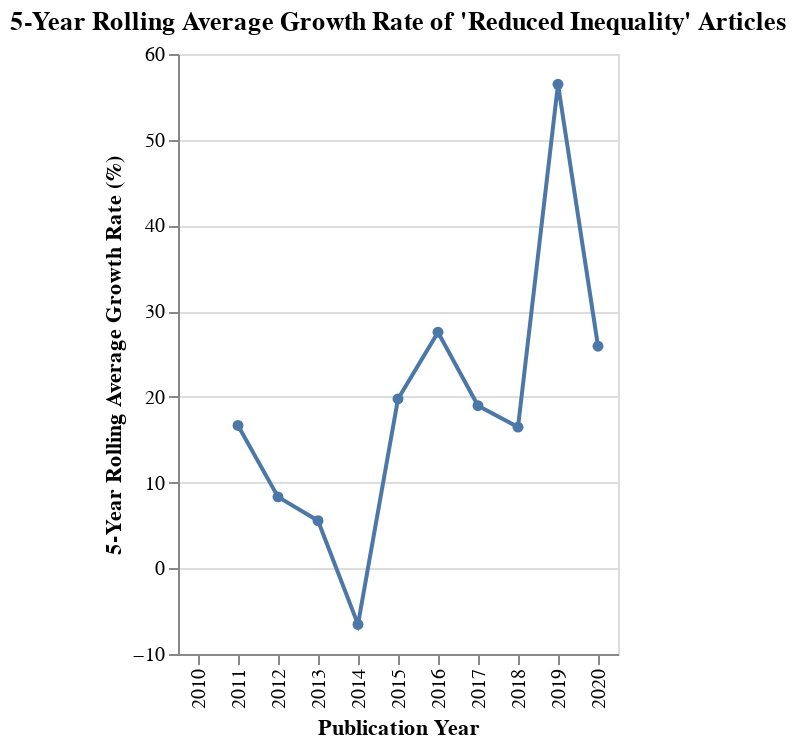

Notebook source saved alongside this figure:
### Markdown cell above
**Reasoning**:
To visualize the 5-year rolling average growth rate over time for 'Reduced Inequality' articles, I will create an interactive Altair line chart using the `reduced_inequality_articles_per_year` DataFrame, mapping `publication_year` to the x-axis and `rolling_avg_growth_rate` to the y-axis, and including tooltips for detailed information.

### Code cell
import altair as alt

chart_reduced_inequality_rolling_avg = alt.Chart(reduced_inequality_articles_per_year).mark_line(point=True).encode(
    x=alt.X('publication_year:O', title='Publication Year'),
    y=alt.Y('rolling_avg_growth_rate', title='5-Year Rolling Average Growth Rate (%)'),
    tooltip=['publication_year', 'article_count', 'growth_rate', 'rolling_avg_growth_rate']
).properties(
    title='5-Year Rolling Average Growth Rate of \'Reduced Inequality\' Articles'
).interactive()

chart_reduced_inequality_rolling_avg

### Figure 1 — Vega-Lite specification as saved in the notebook (floating-point values rounded to 4 significant figures)
{"config": {"view": {"continuousWidth": 300, "continuousHeight": 300}}, "data": {"name": "data-50cfe3170e659fff12ac88109efd5eb3"}, "mark": {"type": "line", "point": true}, "encoding": {"tooltip": [{"field": "publication_year", "type": "quantitative"}, {"field": "article_count", "type": "quantitative"}, {"field": "growth_rate", "type": "quantitative"}, {"field": "rolling_avg_growth_rate", "type": "quantitative"}], "x": {"field": "publication_year", "title": "Publication Year", "type": "ordinal"}, "y": {"field": "rolling_avg_growth_rate", "title": "5-Year Rolling Average Growth Rate (%)", "type": "quantitative"}}, "params": [{"name": "param_28", "select": {"type": "interval", "encodings": ["x", "y"]}, "bind": "scales"}], "title": "5-Year Rolling Average Growth Rate of 'Reduced Inequality' Articles", "$schema": "https://vega.github.io/schema/vega-lite/v5.20.1.json", "datasets": {"data-50cfe3170e659fff12ac88109efd5eb3": [{"publication_year": 2010, "article_count": 6, "growth_rate": null, "rolling_avg_growth_rate": null}, {"publication_year": 2011, "article_count": 7, "growth_rate": 16.67, "rolling_avg_growth_rate": 16.67}, {"publication_year": 2012, "article_count": 7, "growth_rate": 0.0, "rolling_avg_growth_rate": 8.333}, {"publication_year": 2013, "article_count": 7, "growth_rate": 0.0, "rolling_avg_growth_rate": 5.556}, {"publication_year": 2014, "article_count": 4, "growth_rate": -42.86, "rolling_avg_growth_rate": -6.548}, {"publication_year": 2015, "article_count": 9, "growth_rate": 125.0, "rolling_avg_growth_rate": 19.76}, {"publication_year": 2016, "article_count": 14, "growth_rate": 55.56, "rolling_avg_growth_rate": 27.54}, {"publication_year": 2017, "article_count": 8, "growth_rate": -42.86, "rolling_avg_growth_rate": 18.97}, {"publication_year": 2018, "article_count": 7, "growth_rate": -12.5, "rolling_avg_growth_rate": 16.47}, {"publication_year": 2019, "article_count": 18, "growth_rate": 157.1, "rolling_avg_growth_rate": 56.47}, {"publication_year": 2020, "article_count": 13, "growth_rate": -27.78, "rolling_avg_growth_rate": 25.91}]}}
